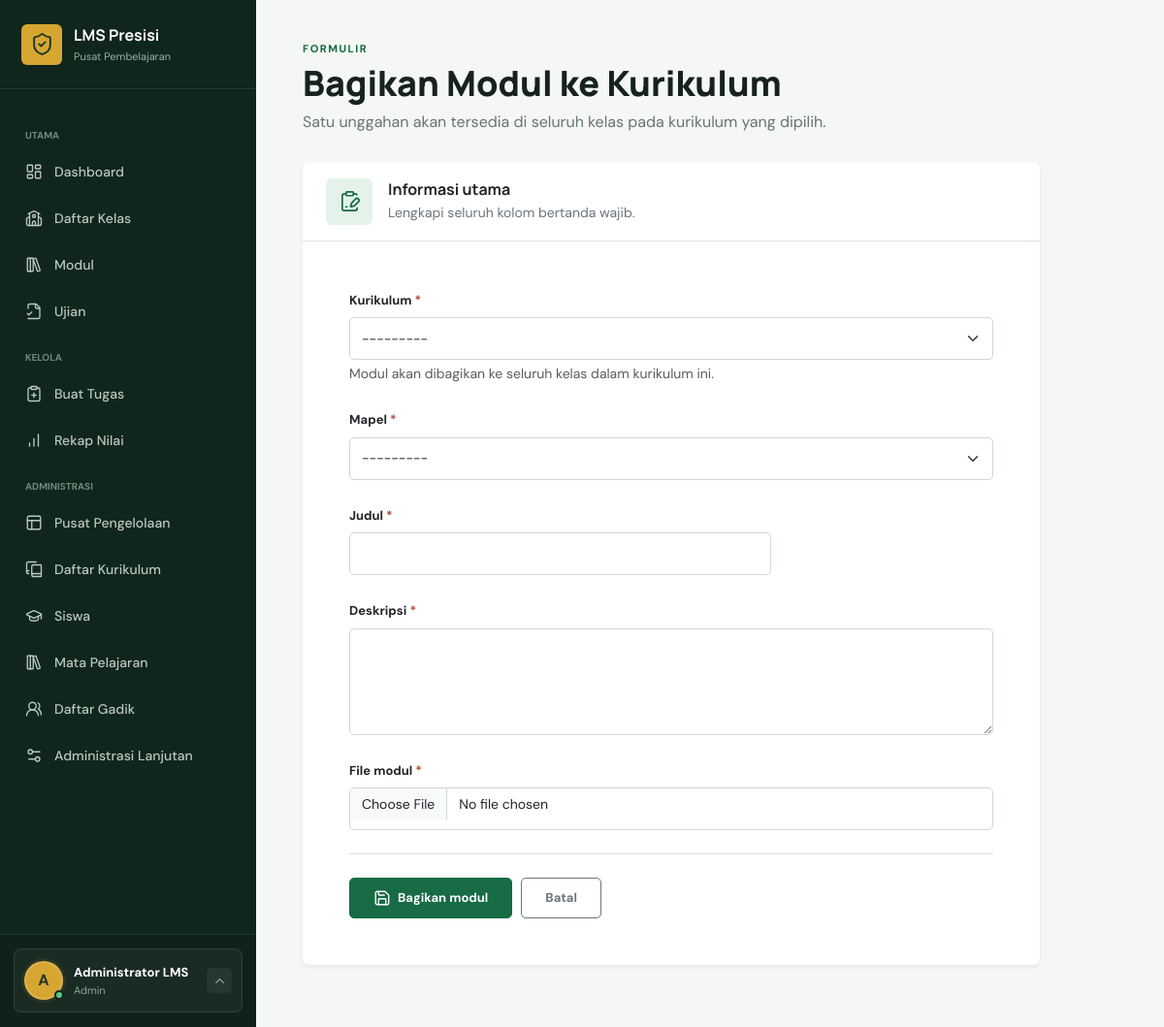
Screenshot of /pengelolaan/modul/tambah/ (signed in) with the database file from the repository.
### lms/models.py (models this page shows, shortened)
class CustomUser(AbstractUser):
    class Role(models.TextChoices):
        ADMIN = "ADMIN", "Admin"
        GADIK = "GADIK", "Gadik"
        SERDIK = "SERDIK", "Serdik"
    nama_lengkap = models.CharField(max_length=255, blank=True)
    nip_nrp = models.CharField(max_length=30, unique=True, null=True, blank=True)
    tempat_lahir = models.CharField(max_length=100, blank=True)
    tanggal_lahir = models.DateField(null=True, blank=True)
    asal_pengiriman = models.CharField(max_length=150, blank=True)
    alamat = models.TextField(blank=True)
    role = models.CharField(max_length=10, choices=Role.choices, default=Role.SERDIK)
    @property
    def display_name(self):
        return self.nama_lengkap or self.get_full_name() or self.username

### lms/views.py (the view, shortened to what this page needs)
# urls.py: path("pengelolaan/modul/tambah/", views.tambah_modul_admin, name="tambah_modul_admin"),
@role_required(CustomUser.Role.ADMIN)
@transaction.atomic
def tambah_modul_admin(request):
    mapel_terpilih = None
    if request.GET.get("mapel"):
        mapel_terpilih = get_object_or_404(MataPelajaran, pk=request.GET["mapel"])
    form = AdminModulBelajarForm(
        request.POST or None,
        request.FILES or None,
        mapel_terpilih=mapel_terpilih,
    )
    return render(
        request,
        "lms/form.html",
        {
            "form": form,
            "title": f"Tambah Modul {mapel_terpilih.nama_mapel}" if mapel_terpilih else "Bagikan Modul ke Kurikulum",
            "subtitle": "Satu unggahan akan tersedia di seluruh kelas pada kurikulum yang dipilih.",
            "button_text": "Bagikan modul",
        },
    )

### lms/forms.py (shortened to what this page needs)
class AdminModulBelajarForm(StyledModelForm):
    kurikulum = forms.ModelChoiceField(
        queryset=Kurikulum.objects.none(),
        help_text="Modul akan dibagikan ke seluruh kelas dalam kurikulum ini.",
    )
    class Meta:
        model = ModulBelajar
        fields = ["kurikulum", "mapel", "judul", "deskripsi", "file_modul"]
        widgets = {"deskripsi": forms.Textarea(attrs={"rows": 4})}
    def __init__(self, *args, mapel_terpilih=None, **kwargs):
        super().__init__(*args, **kwargs)
        self.fields["kurikulum"].queryset = Kurikulum.objects.filter(is_active=True)
        if mapel_terpilih:
            self.fields["kurikulum"].initial = mapel_terpilih.kurikulum
            self.fields["kurikulum"].disabled = True
            self.fields["mapel"].queryset = MataPelajaran.objects.filter(pk=mapel_terpilih.pk)
            self.fields["mapel"].initial = mapel_terpilih
            self.fields["mapel"].disabled = True

### lms/models.py (called while the page is built)
    def __str__(self):
        return f"{self.nama_kurikulum} ({self.tahun_ajaran})"

    def __str__(self):
        return f"{self.kode_mapel} - {self.nama_mapel}"

### lms/views.py (called while the page is built)
def role_required(*roles):
    def decorator(view_func):
        @login_required
        @wraps(view_func)
        def wrapped(request, *args, **kwargs):
            if request.user.role not in roles and not request.user.is_superuser:
                raise PermissionDenied
            return view_func(request, *args, **kwargs)
        return wrapped
    return decorator

### templates/lms/form.html (shortened to what this page needs)
{% extends 'base.html' %}
{% block content %}
  <header class="page-heading">
    <p class="eyebrow">FORMULIR</p><h1>{{ title }}</h1>{% if subtitle %}
      <p>{{ subtitle }}</p>
    {% elif tugas %}
      <p>{{ tugas.judul_tugas }} &bull; {{ tugas.kelas }}</p>
    {% endif %}
  </header>
  <div class="card border-0 shadow-sm form-panel p-0 overflow-hidden">
    <div class="card-header bg-white border-bottom px-4 py-3">
      <div class="d-flex align-items-center gap-3">
        <span class="metric-icon green"><i data-lucide="clipboard-pen-line"></i></span><div>
          <h2 class="h6 fw-bold mb-1">Informasi utama</h2><p class="small text-secondary mb-0">Lengkapi seluruh kolom bertanda wajib.</p>
        </div>
      </div>
    </div>
    <form method="post" enctype="multipart/form-data" class="card-body p-4 p-md-5">
      <div class="row g-4">
        {% for field in form %}
          <div class="col-12 {% if field.name == 'judul' or field.name == 'nama_lengkap' or field.name == 'nama_kurikulum' %}
              col-md-8
            {% elif field.name == 'tahun_ajaran' or field.name == 'nip_nrp' %}
              col-md-4
            {% endif %}">
            <label class="form-label" for="{{ field.id_for_label }}">
              {{ field.label }}{% if field.field.required %}
                <span>*</span>
              {% endif %}
            </label>{% if field.name == 'gadik_pengajar' or field.name == 'mata_pelajaran_diajar' %}
              <div class="checkbox-grid">{{ field }}</div>
            {% else %}
              {{ field }}
            {% endif %}
            {% if field.help_text %}
              <div class="form-text">{{ field.help_text|safe }}</div>
            {% endif %}
          </div>
        {% endfor %}
      </div>
      <div class="form-actions border-top mt-4 pt-4">
        <button class="btn btn-primary px-4" type="submit"><i data-lucide="save"></i>{{ button_text }}</button><button class="btn btn-outline-secondary px-4" type="button" onclick="history.back()">Batal</button>
      </div>
    </form>
  </div>
{% endblock %}

### templates/base.html (shortened to what this page needs)
{% load static %}
<!doctype html>
<html lang="id">
<head>
    <link href="https://cdn.jsdelivr.net/npm/bootstrap@5.3.8/dist/css/bootstrap.min.css" rel="stylesheet">
    <link rel="stylesheet" href="{% static 'css/app.css' %}">
</head>
<body>
    <div class="app-shell">
        <aside class="sidebar offcanvas-lg offcanvas-start" tabindex="-1" id="sidebar">
            <div class="sidebar-head">
                <a class="brand" href="{% url 'dashboard' %}">
                    <span class="brand-mark"><i data-lucide="shield-check"></i></span>
                    <span><strong>LMS Presisi</strong><small>Pusat Pembelajaran</small></span>
                </a>
            </div>
            <nav class="sidebar-nav">
                <span class="nav-caption">UTAMA</span>
                <a href="{% url 'dashboard' %}" class="nav-item {% if request.resolver_match.url_name == 'dashboard' %}active{% endif %}">
                    <i data-lucide="layout-dashboard"></i><span>Dashboard</span>
                </a>
                <a href="{% url 'daftar_kelas' %}" class="nav-item {% if 'kelas' in request.path %}active{% endif %}">
                    <i data-lucide="school"></i><span>{% if user.role == 'ADMIN' or user.is_superuser %}Daftar Kelas{% else %}Kelas Saya{% endif %}</span>
                </a>
                <a href="{% url 'daftar_modul' %}" class="nav-item {% if request.resolver_match.url_name == 'daftar_modul' %}active{% endif %}">
                    <i data-lucide="library-big"></i><span>Modul</span>
                </a>
                <a href="{% url 'daftar_ujian' %}" class="nav-item {% if 'ujian' in request.resolver_match.url_name %}active{% endif %}">
                    <i data-lucide="file-check-2"></i><span>Ujian</span>
                </a>
                {% if user.role == 'GADIK' or user.role == 'ADMIN' or user.is_superuser %}
                <span class="nav-caption">KELOLA</span>
                <a href="{% url 'buat_tugas' %}" class="nav-item"><i data-lucide="clipboard-plus"></i><span>Buat Tugas</span></a>
                {% if user.role == 'ADMIN' or user.is_superuser %}<a href="{% url 'daftar_nilai' %}" class="nav-item {% if request.resolver_match.url_name == 'daftar_nilai' %}active{% endif %}"><i data-lucide="chart-no-axes-column-increasing"></i><span>Rekap Nilai</span></a>{% endif %}
                {% endif %}
                {% if user.role == 'ADMIN' or user.is_superuser %}
                <span class="nav-caption">ADMINISTRASI</span>
                <a href="{% url 'pengelolaan_admin' %}" class="nav-item {% if request.resolver_match.url_name == 'pengelolaan_admin' %}active{% endif %}"><i data-lucide="panels-top-left"></i><span>Pusat Pengelolaan</span></a>
                <a href="{% url 'daftar_kurikulum' %}" class="nav-item {% if 'kurikulum' in request.resolver_match.url_name %}active{% endif %}"><i data-lucide="book-copy"></i><span>Daftar Kurikulum</span></a>
                <a href="{% url 'daftar_siswa' %}" class="nav-item {% if 'siswa' in request.resolver_match.url_name %}active{% endif %}"><i data-lucide="graduation-cap"></i><span>Siswa</span></a>
                <a href="{% url 'daftar_mata_pelajaran' %}" class="nav-item"><i data-lucide="library-big"></i><span>Mata Pelajaran</span></a>
                <a href="{% url 'daftar_gadik' %}" class="nav-item"><i data-lucide="users-round"></i><span>Daftar Gadik</span></a>
                <a href="{% url 'admin:index' %}" class="nav-item"><i data-lucide="settings-2"></i><span>Administrasi Lanjutan</span></a>
                {% endif %}
            </nav>
            <div class="sidebar-user dropup">
                <button class="sidebar-user-trigger" type="button" data-bs-toggle="dropdown" data-bs-display="static" aria-expanded="false" aria-label="Buka menu profil">
                    <span class="account-avatar">
                        <span class="avatar">{{ user.display_name|slice:":1"|upper }}</span>
                        <span class="account-status" aria-hidden="true"></span>
                    </span>
                    <span class="user-copy"><strong>{{ user.display_name }}</strong><small>{{ user.get_role_display }}</small></span>
                    <span class="sidebar-user-chevron"><i data-lucide="chevron-up"></i></span>
                </button>
            </div>
        </aside>
        <main class="main-content">
            <div class="content-wrap">
                {% block content %}{% endblock %}
            </div>
        </main>
    </div>
</body>
</html>

### rows the page displays
CustomUser: display_name "A", display_name "Administrator LMS", role "Admin"

### other values shown
{{ title }} "Bagikan Modul ke Kurikulum"
{{ subtitle }} "Satu unggahan akan tersedia di seluruh kelas pada kurikulum yang dipilih."
{{ field.label }} "Kurikulum" "Mapel" "Judul" "Deskripsi" "File modul"
{{ field.help_text|safe }} "Modul akan dibagikan ke seluruh kelas dalam kurikulum ini."
{{ button_text }} "Bagikan modul"
